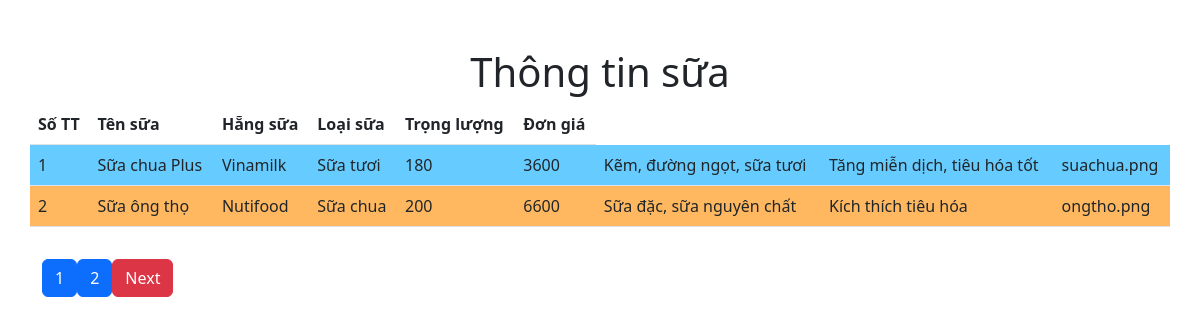
Page /HienThiTuDatabase/thong_tin_sua.php on the committed database.
### tables this page shows
CREATE TABLE `thong_tin_sua` (
  `ID` int(11) NOT NULL,
  `TenSua` varchar(100) NOT NULL,
  `HangSua` varchar(10) NOT NULL,
  `LoaiSua` varchar(50) NOT NULL,
  `TrongLuong` int(11) NOT NULL,
  `DonGia` int(11) NOT NULL,
  `TPDD` varchar(255) NOT NULL,
  `LoiIch` varchar(255) NOT NULL,
  `HinhAnh` varchar(255) NOT NULL
);

CREATE TABLE `hang_sua` (
  `MaHS` varchar(10) NOT NULL,
  `TenHS` varchar(100) NOT NULL,
  `DiaChi` varchar(200) NOT NULL,
  `DienThoai` varchar(11) NOT NULL,
  `Email` varchar(50) NOT NULL
);

CREATE TABLE `loai_sua` (
  `MaLoaiSua` varchar(10) NOT NULL,
  `TenLoaiSua` varchar(50) NOT NULL
);

### HienThiTuDatabase/phantrang.php (called while the page is built)
<?php
if (isset($_GET['page'])) {
    $page = $_GET['page'];
} else {
    $page = 1;
}
$num_per_page = 02;
$start_from = ($page - 1) * 02;

### HienThiTuDatabase/thong_tin_sua.php (the view, shortened to what this page needs)
<?php
require_once './db.php';
require_once './phantrang.php';
$query = "SELECT tths.ID, tths.TenSua, hs.TenHS, ls.TenLoaiSua, tths.TrongLuong, tths.DonGia, tths.TPDD, tths.LoiIch, tths.HinhAnh FROM hang_sua as hs, thong_tin_sua as tths, loai_sua as ls Where hs.MaHS = tths.HangSua and ls.MaLoaiSua = tths.LoaiSua limit $start_from,$num_per_page";
$result = mysqli_query($conn, $query);
?>
<!DOCTYPE html>
<html lang="en">
<head>
    <link href="https://cdn.jsdelivr.net/npm/bootstrap@5.2.1/dist/css/bootstrap.min.css" rel="stylesheet">
</head>
<body>
    <div class='container mt-5'>
        <div class='row justify-content-center'>
            <h1 class="text-center">Thông tin sữa</h1>
            <table class="table">
                <thead>
                    <tr>
                        <th>Số TT</th>
                        <th>Tên sữa</th>
                        <th>Hẵng sữa</th>
                        <th>Loại sữa</th>
                        <th>Trọng lượng</th>
                        <th>Đơn giá</th>
                    </tr>
                </thead>
                <tbody>
                    <?php
                    $style = array('even', 'odd');
                    if ($result->num_rows > 0) {
                        $index = 1;
                        while ($row = mysqli_fetch_assoc($result)) {
                            echo
                            "<tr class=" . $style[$index % 2] . ">
                                <td>" . $row['ID'] . "</td>
                                <td>" . $row['TenSua'] . "</td>
                                <td>" . $row['TenHS'] . "</td>
                                <td>" . $row['TenLoaiSua'] . "</td>
                                <td>" . $row['TrongLuong'] . "</td>
                                <td>" . $row['DonGia'] . "</td>
                                <td>" . $row['TPDD'] . "</td>
                                <td>" . $row['LoiIch'] . "</td>
                                <td>" . $row['HinhAnh'] . "</td>
                            </tr>";
                            $index++;
                        }
                    }
                    ?>
                </tbody>
            </table>
            <div class="container mt-3">
                <?php
                $pr_query = "SELECT tths.ID, tths.TenSua, hs.TenHS, ls.TenLoaiSua, tths.TrongLuong, tths.DonGia, tths.TPDD, tths.LoiIch, tths.HinhAnh FROM hang_sua as hs, thong_tin_sua as tths, loai_sua as ls Where hs.MaHS = tths.HangSua and ls.MaLoaiSua = tths.LoaiSua";
                $pr_result = mysqli_query($conn, $pr_query);
                $total_record = mysqli_num_rows($pr_result);
                $total_page = ceil($total_record / $num_per_page);
                for ($i = 1; $i < $total_page; $i++) {
                    echo "<a href='thong_tin_sua.php?page=" . $i . "' class='btn btn-primary'>$i</a>";
                }
                if ($i > $page) {
                    echo "<a href='thong_tin_sua.php?page=" . ($page + 1) . "' class='btn btn-danger'>Next</a>";
                }
                ?>
            </div>
        </div>
    </div>
</body>
</html>

### HienThiTuDatabase/thong_tin_sua.php (style rules this page uses)
.even { background-color: #FFB85F !important; }
.odd { background-color: #66CCFF !important; }

### rows in the picture
thong_tin_sua: ID "1", TenSua "Sữa chua Plus", HangSua.TenHS "Vinamilk", LoaiSua.TenLoaiSua "Sữa tươi", TrongLuong "180", DonGia "3600", TPDD "Kẽm, đường ngọt, sữa tươi", LoiIch "Tăng miễn dịch, tiêu hóa tốt", HinhAnh "suachua.png"
thong_tin_sua: ID "2", TenSua "Sữa ông thọ", HangSua.TenHS "Nutifood", LoaiSua.TenLoaiSua "Sữa chua", TrongLuong "200", DonGia "6600", TPDD "Sữa đặc, sữa nguyên chất", LoiIch "Kích thích tiêu hóa", HinhAnh "ongtho.png"
